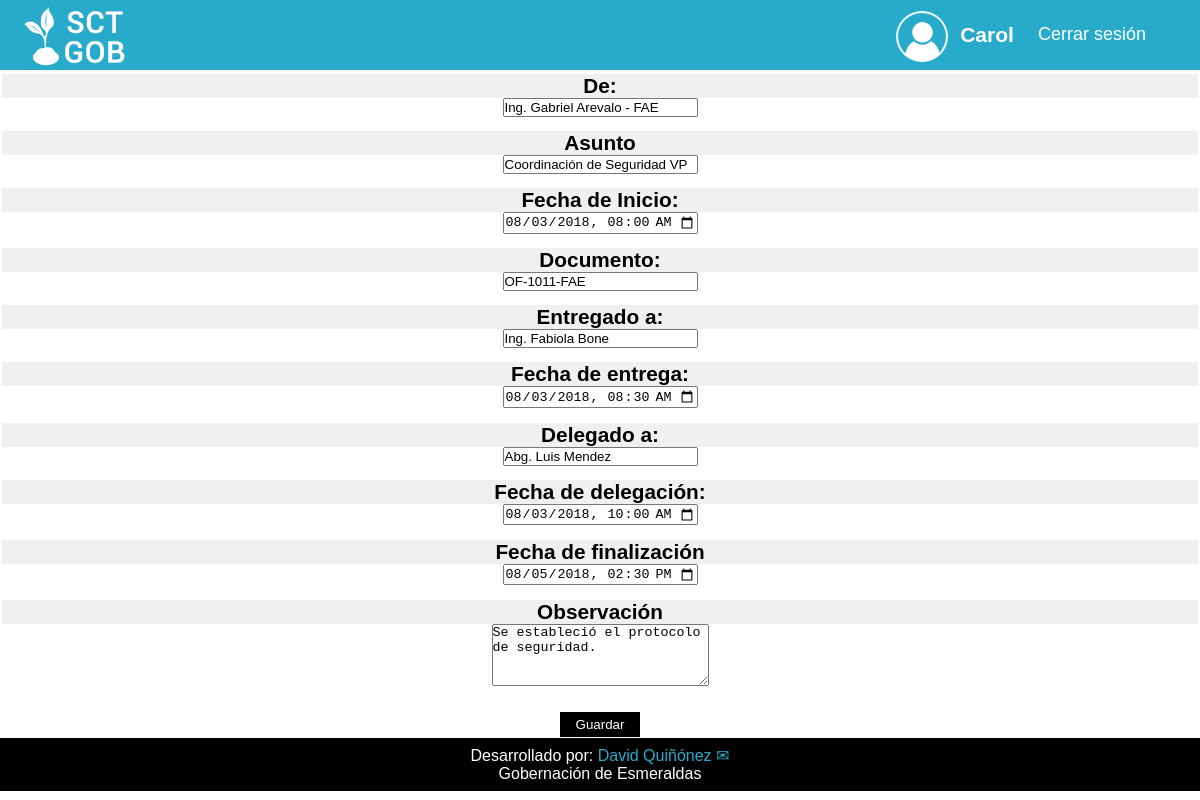
Screenshot of /Appupdate.php?id=42&accion=a (signed in) with the database file from the repository.
### tables this page shows
CREATE TABLE IF NOT EXISTS `tramite` (
  `id` int(11) NOT NULL AUTO_INCREMENT,
  `de` varchar(50) NOT NULL,
  `asunto` varchar(200) NOT NULL,
  `fecha` varchar(20) NOT NULL,
  `documento` varchar(100) NOT NULL,
  `entregado` varchar(50) NOT NULL,
  `f_entregado` varchar(50) NOT NULL,
  `delegado` varchar(50) NOT NULL,
  `f_delegado` varchar(50) NOT NULL,
  `finalizado` varchar(50) NOT NULL,
  `observacion` varchar(500) NOT NULL,
  PRIMARY KEY (`id`)
);

### crudApp.php (called while the page is built, shortened)
<?php
	class CrudTramite{
		public function obtenerTramite($id){
			$db=Db::conectar();
			$select=$db->prepare('SELECT * FROM tramite WHERE ID=:id');
			$select->bindValue('id',$id);
			$select->execute();
			$tramite=$select->fetch();
			$myTramite= new Tramite();
			$myTramite->setId($tramite['id']);
            $myTramite->setDe($tramite['de']);
            $myTramite->setAsunto($tramite['asunto']);
            $myTramite->setFecha($tramite['fecha']);
            $myTramite->setDocumento($tramite['documento']);
            $myTramite->setEntregado($tramite['entregado']);
            $myTramite->setF_entregado($tramite['f_entregado']);
            $myTramite->setDelegado($tramite['delegado']);
            $myTramite->setF_delegado($tramite['f_delegado']);
            $myTramite->setFinalizado($tramite['finalizado']);
            $myTramite->setObservacion($tramite['observacion']);
			return $myTramite;
		}
	}
?>

### tramite.php (called while the page is built, shortened)
<?php
	class Tramite{
		private $de;
		private $asunto;
        private $fecha;
        private $documento;
        private $entregado;
        private $f_entregado;
        private $delegado;
        private $f_delegado;
        private $finalizado;
        private $observacion;
 		public function getDe(){
		return $this->de;
		}
		public function setDe($de){
			$this->de = $de;
		}
		public function getAsunto(){
			return $this->asunto;
		}
		public function setAsunto($asunto){
			$this->asunto = $asunto;
		}
        public function getFecha(){
        return $this->fecha;
		}
		public function setFecha($fecha){
			$this->fecha = $fecha;
		}
        public function getDocumento(){
			return $this->documento;
		}
		public function setDocumento($documento){
			$this->documento = $documento;
		}
        public function getEntregado(){
			return $this->entregado;
		}
		public function setEntregado($entregado){
			$this->entregado = $entregado;
		}
        public function getF_entregado(){
			return $this->f_entregado;
		}
		public function setF_entregado($f_entregado){
			$this->f_entregado = $f_entregado;
		}
        public function getDelegado(){
			return $this->delegado;
		}
		public function setDelegado($delegado){
			$this->delegado = $delegado;
		}
        public function getF_delegado(){
			return $this->f_delegado;
		}
		public function setF_delegado($f_delegado){
			$this->f_delegado = $f_delegado;
		}
        public function getFinalizado(){
			return $this->finalizado;
		}
		public function setFinalizado($finalizado){
			$this->finalizado = $finalizado;
		}
        public function getObservacion(){
			return $this->observacion;
		}
		public function setObservacion($observacion){
			$this->observacion = $observacion;
		}
	}
?>

### Appupdate.php (the view, shortened to what this page needs)
<?php
require_once('crudApp.php');
require_once('tramite.php');
$crud= new CrudTramite();
$tramite=$crud->obtenerTramite($_GET['id']);
?>
<html>
<head>
    <link rel="stylesheet" href="styles/estiloEdit.css">
    <link rel="stylesheet" href="styles/style.css">
</head>
<body>
    <header>
            <div class="contenedor">
                <div class="logo">
                    <img src="img/isotipo.png">
                </div>
                <a class="logo" href="Appadmin.php">
                    <img src="img/nombre.png">
                </a>
                <nav>
                    <ul class="menu">
                        <li><img src="img/user.png"></li>
                        <li><h3>&nbsp;<?php echo $_SESSION['usuario']?></h3></li>
                        <li><a href="cerrar.php">Cerrar sesión</a></li>
                    </ul>
                </nav>
            </div>
    </header>
    <br/><br/><br/><br/>
	<form action='controlApp.php' method='post'>
        <table>
                <tr>
                <td>De:</td>
                    <td><input type='text' name='de' value="<?php echo $tramite->getDe()?>" required></td>
                </tr>
                <tr>
                <td>Asunto</td>
                    <td><input type='text' name='asunto' value="<?php echo $tramite->getAsunto()?>" required></td>
                </tr>
                <tr>
                    <td>Fecha de Inicio:</td>
                    <td><input type='datetime-local' name='fecha' value="<?php echo $tramite->getFecha()?>" required></td>
                </tr>
                <tr>
                    <td>Documento:</td>
                    <td><input type='text' name='documento' value="<?php echo $tramite->getDocumento()?>" required></td>
                </tr>
                <tr>
                    <td>Entregado a:</td>
                    <td><input type='text' name='entregado' value="<?php echo $tramite->getEntregado()?>" required></td>
                </tr>
                <tr>
                    <td>Fecha de entrega:</td>
                    <td><input type='datetime-local' name='f_entregado' value="<?php echo $tramite->getF_entregado()?>" required></td>
                </tr>
                <tr>
                    <td>Delegado a:</td>
                    <td><input type='text' name='delegado' value="<?php echo $tramite->getDelegado()?>"></td>
                </tr>
                <tr>
                    <td>Fecha de delegación:</td>
                    <td><input type='datetime-local' name='f_delegado' value="<?php echo $tramite->getF_delegado()?>"></td>
                </tr>
                <tr>
                    <td>Fecha de finalización</td>
                    <td><input type='datetime-local' name='finalizado' value="<?php echo $tramite->getFinalizado()?>"></td>
                </tr>
                <tr>
                    <td>Observación</td>
                    <td><textarea rows="4" cols="25" name='observacion' ><?php echo $tramite->getObservacion()?></textarea></td>
                </tr>
        </table>
        <input type='submit' value='Guardar' id="btn-guardar">
    </form>
    <footer>
        <p class="powered_by">Desarrollado por:
            <a href="https://api.whatsapp.com/send?phone=593968727645&text=Buen%20día,%20estimado%20Sr.%20David%20Quiñónez">David Quiñónez &#x02709;</a>
        </p>
        <p>Gobernación de Esmeraldas</p>
    </footer>
</body>
</html>

### styles/estiloEdit.css (style rules this page uses)
* { margin: 0; padding: 0; box-sizing: border-box; }
body { font-family: sans-serif; }
a { text-decoration: none; }
header { background-color: #28ABCA; width: 100%; height: 70px; position: fixed; }
.contenedor { width: 95%; max-width: 1920px; margin: auto; }
.logo { margin: 6px 0; margin-left: -20px; float: left; width: 70px; font-size:190%; color: #fff; }
.logo img { width: 100%; }
header .contenedor { display: table; }
.menu { position: absolute; color: #fff; top: 100px; left: 0; width: 100%; height: 100vh; font-size: 18px; background-color: #28ABCA; transition: all .5s; transform: translateX(-100%); list-style: none; }
.menu a { display: block; padding: 15px; border-bottom: 1px solid #28ABCA; color: #FFF; transition: all .5s; }
@media (min-width: 1100px) { header, .menu { background: #28ABCA; } }
@media (min-width: 1100px) { .menu a { color: #fff; padding: 1.5rem; } }
@media (min-width: 1100px) { .menu { position: static; width: auto; height: auto; transform: translateX(0%); float: right; display: flex; align-content: center; align-items: center; vertical-align: center; align-self: center; } }
@media (min-width: 1100px) { .menu a { border: none; } }
#btn-guardar { width: 80px; height: auto; cursor: pointer; color: #fff; margin-left:2px; padding: 4px; background-color: #000; border: 1px solid #000; }
input { width: 195px; }
footer { width: 100%; color: #FFF; text-align: center; background-color: #000; position:absolute; padding: 0.5rem; margin:auto; bottom:0; }
.powered_by a { color:#28ABCA; transition: 1s all; }
@media screen and (max-width: 760px), (min-device-width: 768px) and (max-device-width: 1024px) { table { width:100%; height: 80%; } }
@media screen and (max-width: 760px), (min-device-width: 768px) and (max-device-width: 1024px) { tr:nth-of-type(2n) { background-color: inherit; } }
@media screen and (max-width: 760px), (min-device-width: 768px) and (max-device-width: 1024px) { tr td:first-child { background: #f0f0f0; font-weight:bold; font-size:1.3em; } }
@media screen and (max-width: 760px), (min-device-width: 768px) and (max-device-width: 1024px) { tbody td { display: block; text-align:center; } }
@media screen and (max-width: 760px), (min-device-width: 768px) and (max-device-width: 1024px) { tbody td:before { content: attr(data-th); display: block; text-align:center; } }
@media screen and (max-width: 760px), (min-device-width: 768px) and (max-device-width: 1024px) { #btn-guardar { margin: auto; display: block; margin-bottom: 1px; } }
@media screen and (max-width: 760px), (min-device-width: 768px) and (max-device-width: 1024px) { footer { position: relative; } }

### rows the page displays
tramite: de "Ing. Gabriel Arevalo - FAE", asunto "Coordinación de Seguridad VP", fecha "08/03/2018 08:00", documento "OF-1011-FAE", entregado "Ing. Fabiola Bone", f_entregado "08/03/2018 08:30", delegado "Abg. Luis Mendez", f_delegado "08/03/2018 10:00", finalizado "08/05/2018 14:30", observacion "Se estableció el protocolo de seguridad."

### other values shown
$_SESSION['usuario'] "Carol"
